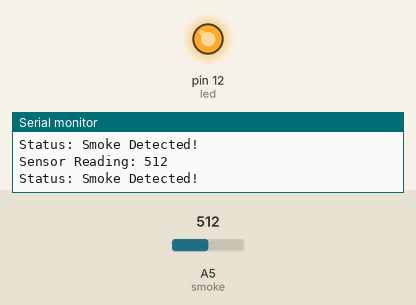
This sketch was run on a simulated Arduino Uno, built with avr-gcc and run on an emulated ATmega328P. Shown: output pins drawn as LEDs (lit = HIGH), the last lines printed to the serial monitor. The inputs (shaded band) are chosen by the test bench; at power-on: A5 (smoke) = 512.

Above: at 1.8 s.
1.9 s: A5 (smoke) set to 408
3.4 s: A5 (smoke) set to 385
At 4.4 s:
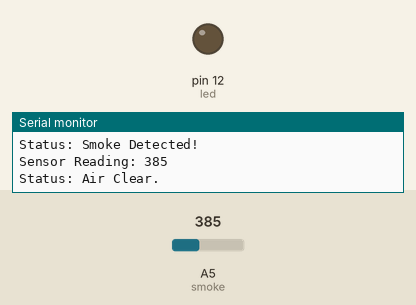
5.5 s: A5 (smoke) set to 410
At 7.2 s:
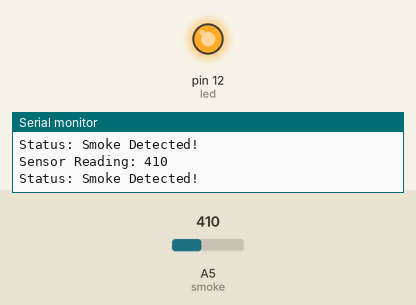
7.5 s: A5 (smoke) set to 390
At 8.8 s:
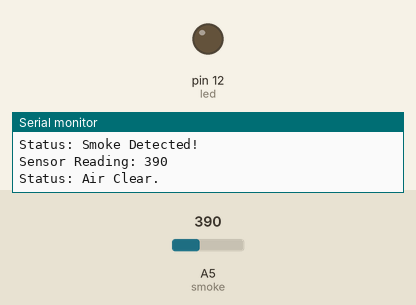
Timing chart, 0 to 10.5 s (numbered marks = the images above; inputs shaded):
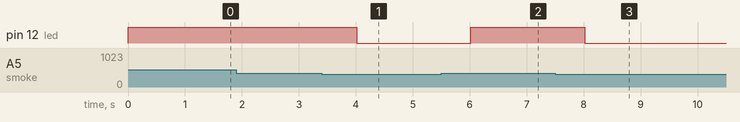

The sketch:

Gas_Sensor_Module.ino
```cpp
/*
  Project: Gas Sensor (Smoke Detector)
  Description:
    - Detects gas/smoke concentration using an analog gas sensor (e.g., MQ-2, MQ-135).
    - Lights up an LED when gas level exceeds a defined threshold.
*/

#define led 12     // LED connected to pin 12
#define smoke A5   // Gas sensor connected to analog pin A5

int threshold = 400; // Threshold limit for smoke detection

void setup() {
  pinMode(led, OUTPUT);   // Set LED pin as output
  pinMode(smoke, INPUT);  // Set smoke sensor pin as input
  Serial.begin(9600);     // Initialize serial communication
  Serial.println("Gas Sensor Module Initialized...");
}

void loop() {
  int value = analogRead(smoke); // Read analog sensor value
  Serial.print("Sensor Reading: ");
  Serial.println(value);         // Display reading on Serial Monitor

  if (value > threshold) {
    digitalWrite(led, HIGH);     // Turn ON LED if gas concentration exceeds threshold
    Serial.println("Status: Smoke Detected!");
  } else {
    digitalWrite(led, LOW);      // Turn OFF LED if safe
    Serial.println("Status: Air Clear.");
  }

  delay(1000); // Wait for 1 second before next reading
}
```

Measured:
- the behaviour switches between 401 and 400 on A5 (smoke) (found by bisection; images 0 and 1)
- after the input at 3.4 s, pin 12 (led): HIGH → LOW after 0.62 s
- after the input at 5.5 s, pin 12 (led): LOW → HIGH after 0.52 s
- after the input at 7.5 s, pin 12 (led): HIGH → LOW after 0.52 s
